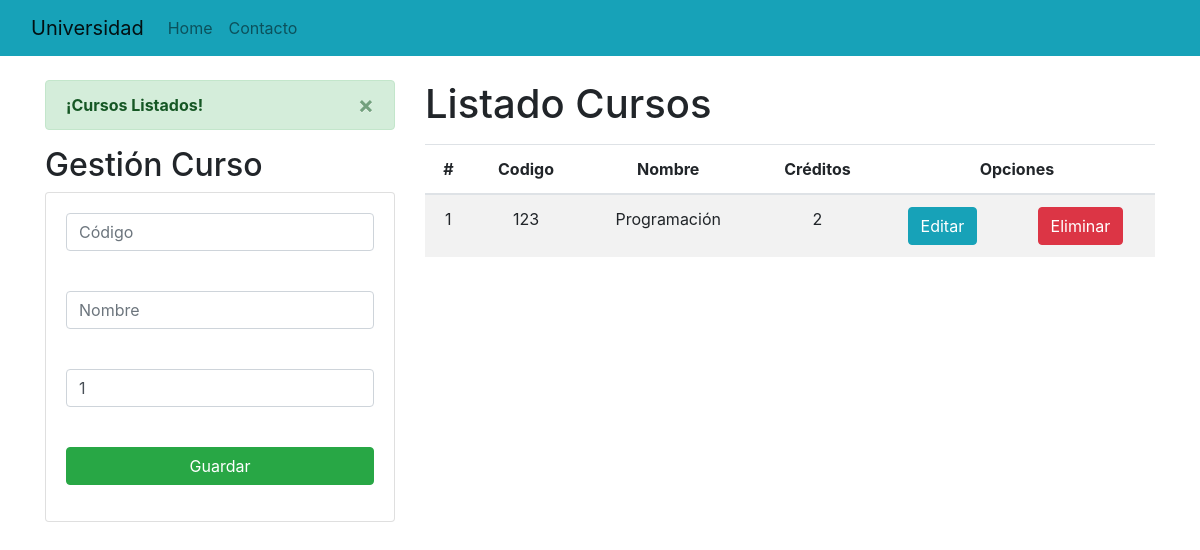
/, run on an earlier commit of the app's database.
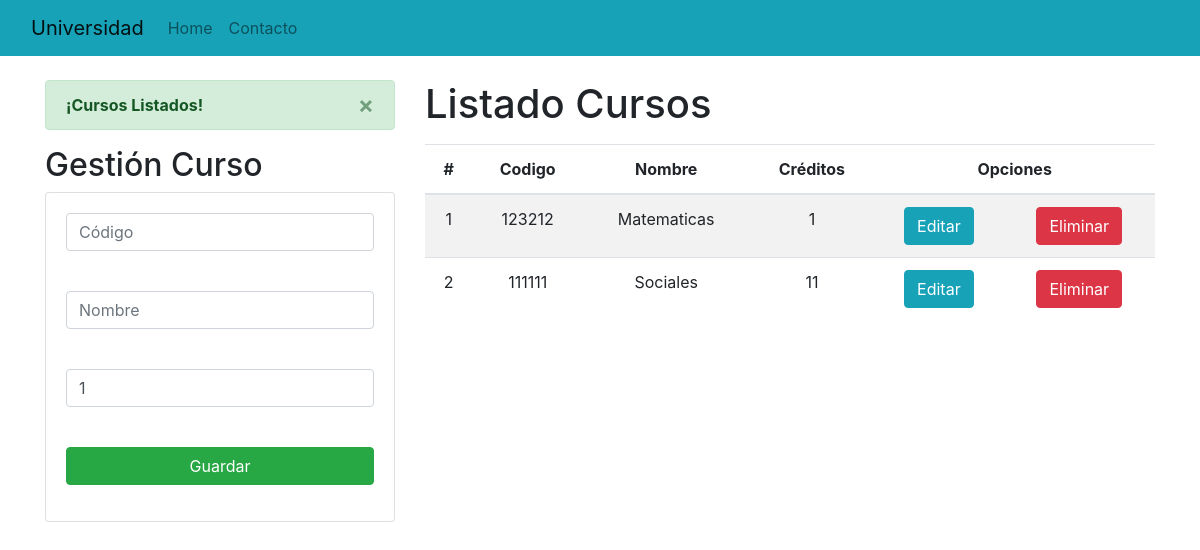
And on a later commit of the database.
### Aplicaciones/Academico/models.py (models this page shows, shortened)
class Curso(models.Model):
    codigo = models.CharField(primary_key=True, max_length=6)
    nombre = models.CharField(max_length=50)
    creditos = models.PositiveSmallIntegerField()

### Aplicaciones/Academico/views.py (the view)
# urls.py: path('', views.home),
def home(request):
    cursosListados = Curso.objects.all()
    messages.success(request, '¡Cursos Listados!')
    return render(request, "gestionCursos.html", {"cursos": cursosListados})

### Aplicaciones/Academico/templates/gestionCursos.html (shortened to what this page needs)
{% extends "./base.html"%} {%block title%} Gestión de cursos {% endblock %}
{%block body%}
<div class="row">
  <div class="col-sm-12 col-md-6 col-lg-4 col-xl-4">
    {% if messages %}
    {% for message in messages %}
    <div class="alert alert-success alert-dismissible fade show" role="alert">
      <strong>{{ message }}</strong>
      <button type="button" class="close" data-dismiss="alert" aria-label="Close">
        <span aria-hidden="true">&times;</span>
      </button>
    </div>
    {% endfor %}
    {% endif %}
    <h2>Gestión Curso</h2>
    <div class="card">
      <div class="card-body">
        <form action="/registrarCurso/" method="POST">
          <div class="form-group">
            <input
              type="text"
              id="txtCodigo"
              name="txtCodigo"
              class="form-control"
              placeholder="Código"
              minlength="6"
              maxlength="6"
              required
            />
          </div>
          <br />
          <div class="form-group">
            <input
              type="text"
              id="txtNombre"
              name="txtNombre"
              class="form-control"
              placeholder="Nombre"
              maxlength="50"
              required
            />
          </div>
          <br />
          <div class="form-group">
            <input
              type="text"
              id="numCreditos"
              name="numCreditos"
              class="form-control"
              minlength="1"
              maxlength="9"
              value="1"
              required
            />
          </div>
          <br />
          <div class="form-group">
            <button type="submit" class="btn btn-success btn-block">
              Guardar
            </button>
          </div>
        </form>
      </div>
    </div>
  </div>
  <div class="col-sm-12 col-md-6 col-lg-8 col-xl-8">
    <h1>Listado Cursos</h1>
    <div class="table-responsive py-2">
      <table class="table table-striped">
        <thead>
          <tr>
            <th>#</th>
            <th>Codigo</th>
            <th>Nombre</th>
            <th>Créditos</th>
            <th colspan="2">Opciones</th>
          </tr>
        </thead>
        <tbody>
          {% for c in cursos %}
          <tr>
            <td>{{forloop.counter}}</td>
            <td>{{c.codigo}}</td>
            <td>{{c.nombre}}</td>
            <td>{{c.creditos}}</td>
            <td>
              <a href="edicionCurso/{{c.codigo}}" class="btn btn-info"
                >Editar</a
              >
            </td>
            <td>
              <a
                href="eliminarCurso/{{c.codigo}}"
                class="btn btn-danger btnEliminacion"
                >Eliminar</a
              >
            </td>
          </tr>
          {% endfor %}
        </tbody>
      </table>
    </div>
  </div>
</div>
{% endblock%}

What changed in the data, as far as the page shows it:
removed Curso: codigo "123", nombre "Programación", creditos "2"
added Curso: codigo "123212", nombre "Matematicas", creditos "1"
added Curso: codigo "111111", nombre "Sociales", creditos "11"
